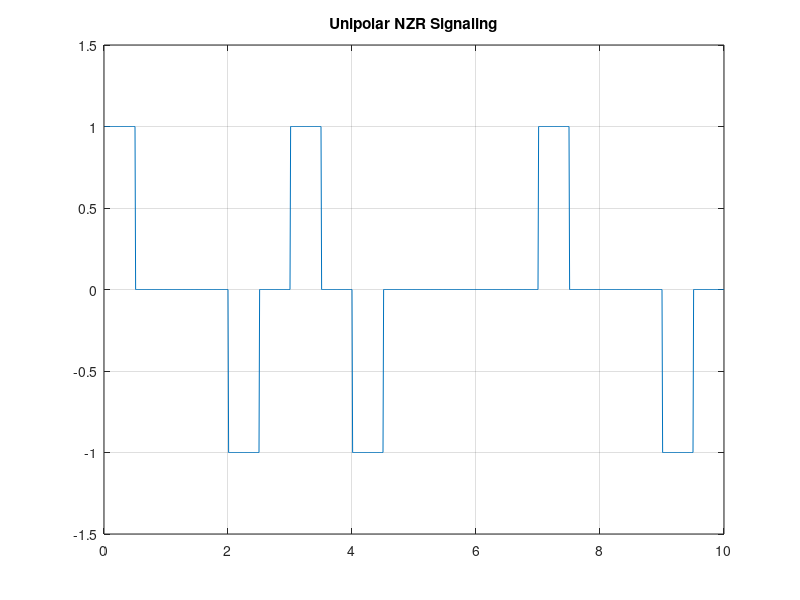

MATLAB code to generate this figure:
clc;
clear all;
close all;
N=10; %Number of bits
n=[1 0 1 1 1 0 0 1 0 1]; %Random bit generation

%Mapping Function
for m=1:N
    if n(m)==1
        nn(m)=1;
    else
        nn(m)=0;
    end
end
%Signal Shaping
i=1;
y=[];
cou=0;
t=0.01:0.01:N; 
for j=1:N
    if nn(j)==1
        cou=cou+1;
    end
    for xx=1:50
        if rem(cou,2)==1
            pp(xx)= nn(j);
        else
            pp(xx)= -nn(j);
        end
    end
    for xx=51:100
        pp(xx)= 0;
    end
    y=[y pp];
end
plot(t,y);
axis([0,N,-1.5,1.5]); %Axis set-up
grid on;
title('Unipolar NZR Signaling');